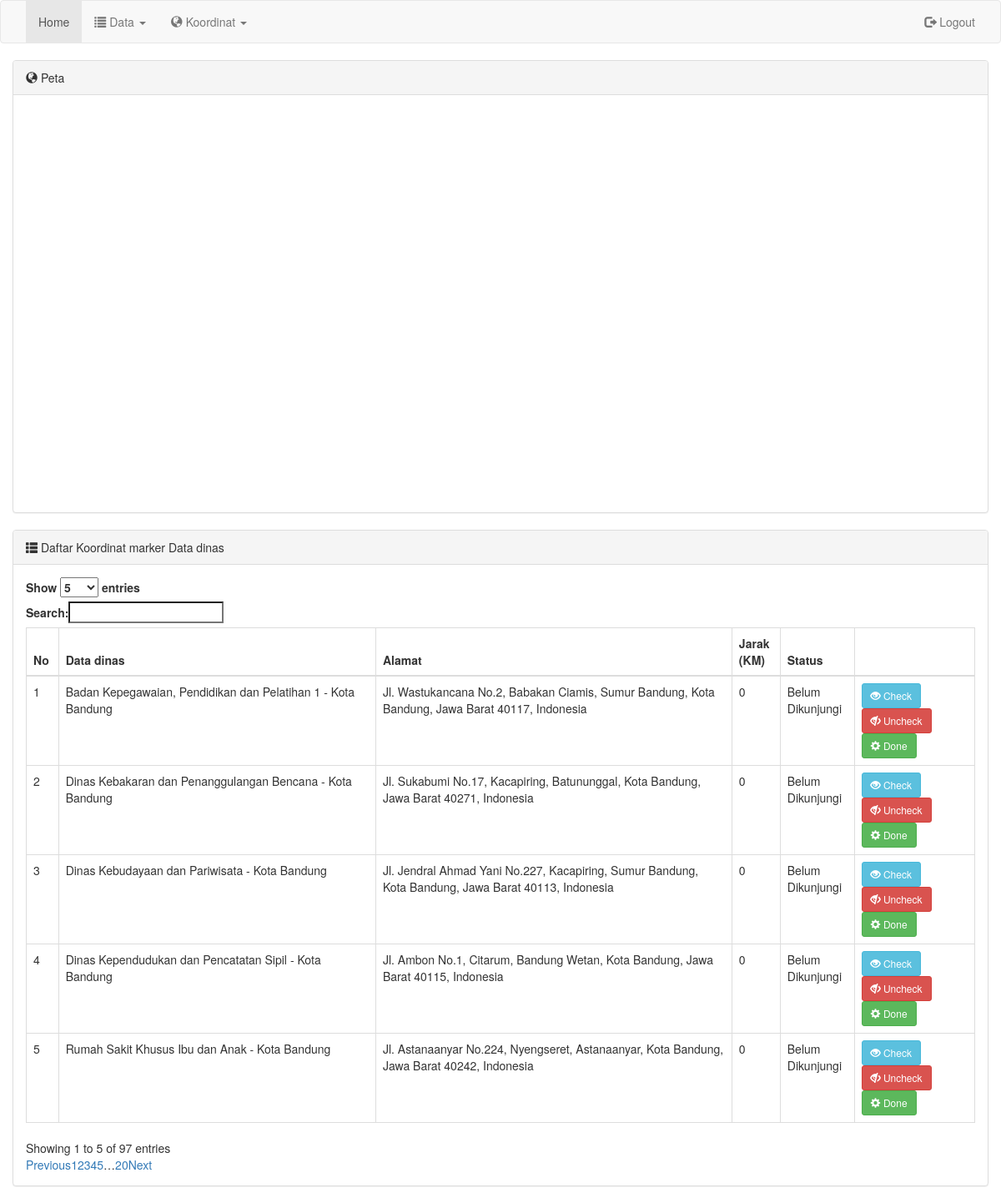
Page /index.php/admin/koordinatdinas on the committed database.
### tables this page shows
CREATE TABLE `tbl_dinas` (
  `id_dinas` int(11) NOT NULL,
  `kelembagaan` varchar(120) DEFAULT NULL,
  `wilayah` varchar(120) DEFAULT NULL,
  `pimpinan` varchar(120) DEFAULT NULL,
  `alamat` varchar(255) DEFAULT NULL,
  `latitude` varchar(255) NOT NULL,
  `longitude` varchar(255) NOT NULL,
  `jarak` float NOT NULL,
  `telepon` text,
  `fax` text,
  `status` int(11) NOT NULL
);

### application/views/templates/template-admin.php (called while the page is built)
<?php
$this->load->view('templates/header-admin');
$this->load->view($content);
$this->load->view('templates/footer-admin');

### application/controllers/admin/Koordinatdinas.php (called while the page is built, shortened)
<?php
class Koordinatdinas extends CI_Controller
{
  function __construct()
  {
    $this->load->model(array('model_dinas','model_koordinatdinas'));
    $this->load->helper('url');
    $this->load->library('form_validation');
  }
  function index()
  {
    $data = array('content' => 'admin/koordinatdinasform',
    'itemdinas' => $this->model_dinas->getbyStatus(),
    'itemkoordinatdinas' => $this->model_koordinatdinas->getAll()
  );
    $this->load->view('templates/template-admin', $data);
  }
}

### index.php (called while the page is built, shortened)
<?php
require_once BASEPATH.'core/CodeIgniter.php';

### application/models/model_dinas.php (called while the page is built, shortened)
<?php
class Model_dinas extends CI_Model{
    public function getbyStatus(){
        $query = $this->db->get_where('tbl_dinas', array('status' => '0'));
        return $query;
    }
}

### application/views/admin/koordinatdinasform.php (the view, shortened to what this page needs)
<div class="container">
    <div class="row">
            <div class="panel panel-default">
                <div class="panel-heading"><span class="glyphicon glyphicon-globe"></span> Peta</div>
                <div class="panel-body" style="height:500px;" id="map-canvas">
            </div>
        </div>
            <div class="panel panel-default">
                <div class="panel-heading"><span class="glyphicon glyphicon-th-list">
                    </span> Daftar Koordinat marker Data dinas
                </div>
                <div class="panel-body" style="min-height:400px">
                    <table id="DataTable" class="table table-bordered " style="width:100%">
                        <thead>
                            <th>No</th>
                            <th>Data dinas</th>
                            <th>Alamat</th>
                            <th>Jarak (KM)</th>
                            <th>Status</th>
                            <th></th>
                        </thead>
                        <tbody id="daftarkoordinatdinas">
                            <?php
                            if ($itemdinas->num_rows()!=null) {
                                $no = 1;
                                foreach ($itemdinas->result() as $dinas) {
                                    ?>
                                    <tr>
                                        <td><?php echo $no;?></td>
                                        <td><?php echo $dinas->kelembagaan." - ".$dinas->wilayah;?></td>
                                        <td><?php echo $dinas->alamat;?></td>
                                        <td><?php
                                        $latitude1 = -6.983354;
                                        $longitude1 = 107.632154;
                                        $dataJson = file_get_contents("https://maps.googleapis.com/maps/api/distancematrix/json?units=metric&origins=".$latitude1.",".$longitude1."&destinations=".$dinas->latitude.",".$dinas->longitude."&key=%20AIzaSyCWpwVwu1hO6TJW1H8x_zlhrLfbSbQ2r3o");
                                        $data = json_decode($dataJson,true);
                                        $nilaiJarak = $data['rows'][0]['elements'][0]['distance']['text'];
                                        echo floatval($nilaiJarak);
                                        ?></td>
                                        <td>
                                          <?php
                                            if ($dinas->status == 0) {
                                              echo "Belum Dikunjungi";
                                            }
                                          ?>
                                        </td>
                                        <td>
                                            <button class="btn-info btn btn-sm" id="viewmarkerdinas" data-iddatadinas=<?php echo $dinas->id_dinas?>><span class="glyphicon glyphicon-eye-open"></span> Check</button>
                                            <button class="btn-danger btn btn-sm" id="hapusmarkerdinas" data-iddatadinas=<?php echo $dinas->id_dinas?>><span class="glyphicon glyphicon-eye-close"></span> Uncheck</button>
                                            <button class="btn-success btn btn-sm" id="gantistatusdinas" data-iddatadinas=<?php echo $dinas->id_dinas?>><span class="glyphicon glyphicon-cog"></span> Done</button>
                                        </td>
                                    </tr>
                                    <?php
                                    $no++;
                                }
                            }
                            ?>
                        </tbody>
                    </table>
                </div>
            </div>
    </div>
</div>

### application/views/templates/header-admin.php (shortened to what this page needs)
<!DOCTYPE html>
<html lang="en">
  <head>
    <link rel="stylesheet" href="https://maxcdn.bootstrapcdn.com/bootstrap/3.3.7/css/bootstrap.min.css">
    <link rel="stylesheet" href="https://cdn.datatables.net/1.10.19/css/dataTables.bootstrap.min.css">
    <link rel="stylesheet" href="https://maxcdn.bootstrapcdn.com/font-awesome/4.4.0/css/font-awesome.min.css">
    <link rel="stylesheet" href="https://cdn.datatables.net/fixedheader/3.1.5/css/fixedHeader.bootstrap.min.css">
    <link rel="stylesheet" href="https://cdn.datatables.net/responsive/2.2.3/css/responsive.bootstrap.min.css">
  </head>
  <body>
      <nav class="navbar navbar-default" role="navigation">
        <div class="container-fluid">
          <div class="navbar-header">
            <a class="navbar-brand" href="#"></a>
          </div>
          <div class="collapse navbar-collapse" id="navbar">
            <ul class="nav navbar-nav">
              <li class="active"><a href="#">Home</a></li>
              <li class='dropdown'><a href='#' class='dropdown-toggle' data-toggle='dropdown'><span class="glyphicon glyphicon-list"></span> Data <b class='caret'></b></a>
              </li>
              <li class='dropdown'><a href='#' class='dropdown-toggle' data-toggle='dropdown'><span class="glyphicon glyphicon-globe"></span> Koordinat <b class='caret'></b></a>
              </li>
            </ul>
            <ul class="nav navbar-nav navbar-right">
              <li><a href="<?php echo site_url('logout')?>"><span class="glyphicon glyphicon-log-out"></span> Logout</a></li>
            </ul>
          </div>
        </div>
      </nav>

### application/views/templates/footer-admin.php
  </body>
</html>

### rows in the picture
tbl_dinas: kelembagaan "Badan Kepegawaian, Pendidikan dan Pelatihan 1", wilayah "Kota Bandung", alamat "Jl. Wastukancana No.2, Babakan Ciamis, Sumur Bandung, Kota Bandung, Jawa Barat 40117, Indonesia", nilaiJarak "0", status "Belum Dikunjungi"
tbl_dinas: kelembagaan "Dinas Kebakaran dan Penanggulangan Bencana", wilayah "Kota Bandung", alamat "Jl. Sukabumi No.17, Kacapiring, Batununggal, Kota Bandung, Jawa Barat 40271, Indonesia", nilaiJarak "0", status "Belum Dikunjungi"
tbl_dinas: kelembagaan "Dinas Kebudayaan dan Pariwisata", wilayah "Kota Bandung", alamat "Jl. Jendral Ahmad Yani No.227, Kacapiring, Sumur Bandung, Kota Bandung, Jawa Barat 40113, Indonesia", nilaiJarak "0", status "Belum Dikunjungi"
tbl_dinas: kelembagaan "Dinas Kependudukan dan Pencatatan Sipil", wilayah "Kota Bandung", alamat "Jl. Ambon No.1, Citarum, Bandung Wetan, Kota Bandung, Jawa Barat 40115, Indonesia", nilaiJarak "0", status "Belum Dikunjungi"
tbl_dinas: kelembagaan "Rumah Sakit Khusus Ibu dan Anak", wilayah "Kota Bandung", alamat "Jl. Astanaanyar No.224, Nyengseret, Astanaanyar, Kota Bandung, Jawa Barat 40242, Indonesia", nilaiJarak "0", status "Belum Dikunjungi"
